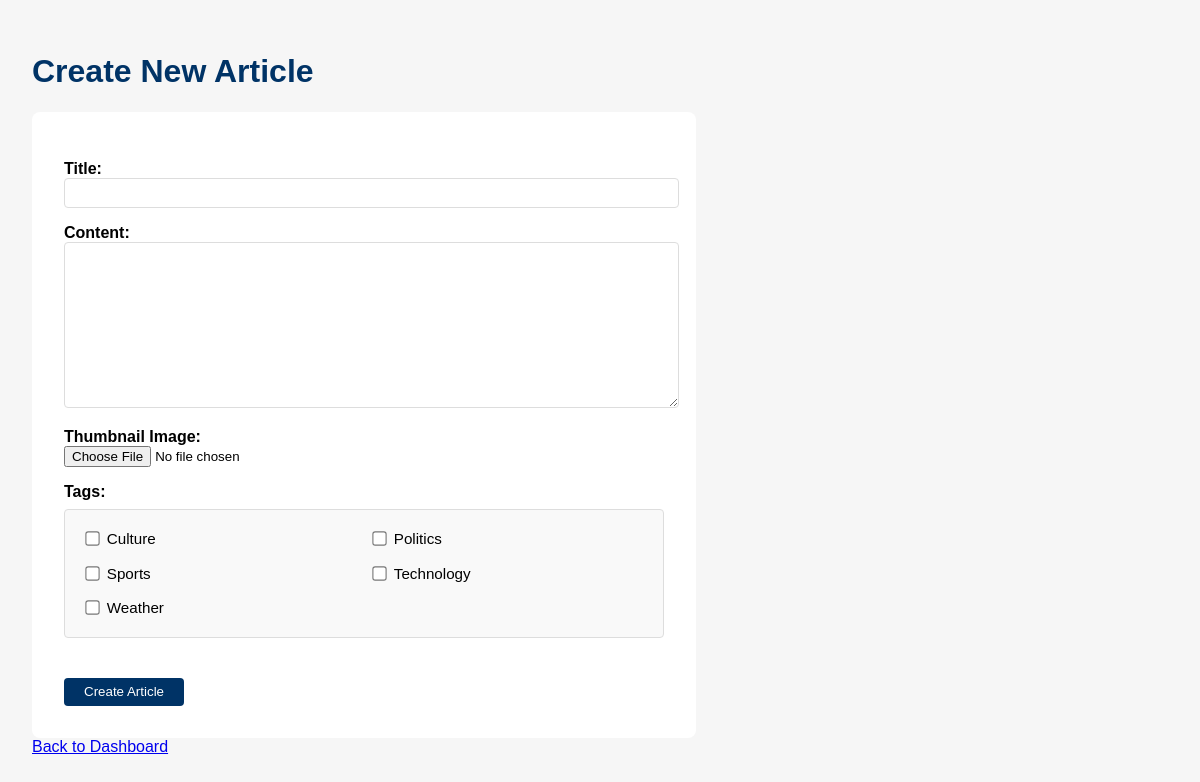
Page /admin/articles/create.php (signed in) on the committed database.
### tables this page shows
CREATE TABLE `tags` (
  `id` int(11) NOT NULL,
  `name` varchar(100) NOT NULL
);

### admin/articles/create.php (the view, shortened to what this page needs)
<?php
require_once '../../includes/auth.php';
$stmt = $pdo->query("SELECT * FROM tags");
$tags = $stmt->fetchAll(PDO::FETCH_ASSOC);
?>
<!DOCTYPE html>
<html lang="en">
<head>
</head>
<body>
    <h1>Create New Article</h1>
    <form action="" method="POST" enctype="multipart/form-data">
        <label for="title">Title:</label>
        <input type="text" name="title" required>
        <br>
        <label for="content">Content:</label>
        <textarea name="content" required></textarea>
        <br>
        <label for="image">Thumbnail Image:</label>
        <input type="file" name="image" accept="image/*">
        <br>
        <label for="tags">Tags:</label>
        <div class="tags-container">
            <?php if (!empty($tags)): ?>
                <?php foreach ($tags as $tag): ?>
                    <div class="tag-checkbox">
                        <input type="checkbox"
                               name="tags[]"
                               value="<?= $tag['id'] ?>"
                               id="tag_<?= $tag['id'] ?>">
                        <label for="tag_<?= $tag['id'] ?>"><?= htmlspecialchars($tag['name']) ?></label>
                    </div>
                <?php endforeach; ?>
            <?php else: ?>
                <p class="no-tags">No tags available.</p>
            <?php endif; ?>
        </div>
        <br>
        <button type="submit">Create Article</button>
    </form>
    <a href="../index.php">Back to Dashboard</a>
</body>
</html>

### admin/articles/create.php (style rules this page uses)
body { font-family: Arial, sans-serif; background: #f6f6f6; margin: 0; padding: 2em; }
h1 { color: #003366; }
form { max-width: 600px; background: #fff; padding: 2em; border-radius: 8px; }
label { display: block; margin-top: 1em; font-weight: bold; }
input[type="text"], textarea { width: 100%; padding: 0.5em; border: 1px solid #ddd; border-radius: 4px; }
textarea { height: 150px; resize: vertical; }
button { margin-top: 1em; padding: 0.5em 1.5em; background: #003366; color: #fff; border: none; border-radius: 4px; cursor: pointer; }
.tags-container { display: grid; grid-template-columns: repeat(auto-fit, minmax(200px, 1fr)); gap: 0.5em; margin: 0.5em 0; padding: 1em; background: #f9f9f9; border-radius: 4px; border: 1px solid #ddd; }
.tag-checkbox { display: flex; align-items: center; gap: 0.5em; padding: 0.3em; border-radius: 3px; transition: background-color 0.2s; }
.tag-checkbox input[type="checkbox"] { margin: 0; transform: scale(1.1); }
.tag-checkbox label { margin: 0; cursor: pointer; font-weight: normal; font-size: 0.95em; }

### rows in the picture
tags: name "Culture"
tags: name "Politics"
tags: name "Sports"
tags: name "Technology"
tags: name "Weather"
